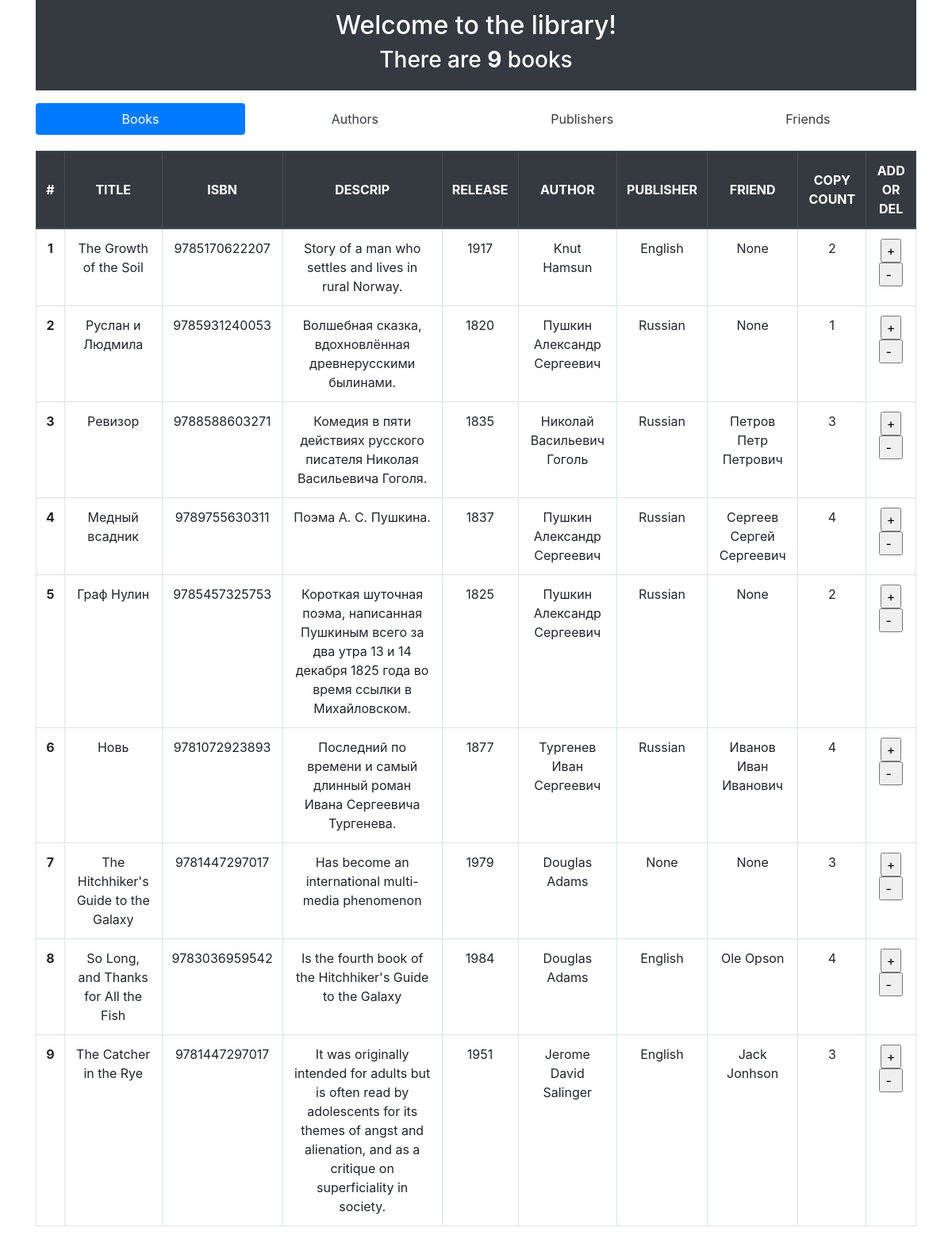
The page / on the database its author committed.
### p_library/models.py (models this page shows)
class Book(models.Model):
    ISBN = models.CharField(max_length=13)
    title = models.TextField()
    description = models.TextField()
    year_release = models.SmallIntegerField()
    copy_count = models.SmallIntegerField(default=1)
    price = models.DecimalField(default=0, max_digits=8, decimal_places=2)
    author = models.ForeignKey(Author, on_delete=models.CASCADE, related_name='authors')
    publisher = models.ForeignKey(Publisher, on_delete=models.SET_NULL, null=True, blank=True, related_name='publishers')
    friend = models.ForeignKey(Friend, on_delete=models.SET_NULL, null=True, blank=True, related_name='friends')
    def __str__(self):
        return self.title

class Author(models.Model):
    full_name = models.TextField()
    birth_year = models.SmallIntegerField()
    country = models.CharField(max_length=2)
    def __str__(self):
        return self.full_name

class Publisher(models.Model):
    name = models.TextField()
    address = models.TextField()
    email = models.EmailField()
    def __str__(self):
        return self.name

class Friend(models.Model):
    full_name = models.TextField()
    phone = models.CharField(max_length=20)
    email = models.EmailField()
    def __str__(self):
        return self.full_name

### p_library/views.py (the view)
# urls.py: path('', views.index),
def index(request):
    template = loader.get_template('index.html')
    books = Book.objects.all()
    lib_data = {
        'title': 'Welcome to the library!',
        'books': books,
    }
    return HttpResponse(template.render(lib_data, request))

### p_library/templates/index.html (shortened to what this page needs)
<!DOCTYPE html>
<html lang="en">
    <head>
        <link rel="stylesheet" href="https://cdn.jsdelivr.net/npm/bootstrap@4.5.3/dist/css/bootstrap.min.css">
    </head>
    <body>
        <div class="container">
            <div class="alert bg-dark text-white text-center rounded-0" role="alert">
                <h2 class="alert-heading">{{ title }}</span><br></h2>
                <h3>There are <strong>{{ books|length }}</strong> books</h3>
            </div>
            <ul class="nav nav-pills nav-fill">
                <li class="nav-item">
                    <a class="nav-link active" href="/">Books</a>
                </li>
                <li class="nav-item">
                    <a class="nav-link text-dark" href="/author/">Authors</a>
                </li>
                <li class="nav-item">
                    <a class="nav-link text-dark" href="/publishers/">Publishers</a>
                </li>
                <li class="nav-item">
                    <a class="nav-link text-dark" href="/friend/">Friends</a>
                </li>
            </ul>
            <table class="table table-hover table-bordered text-center" style="margin-top: 20px;">
                <thead class="thead-dark">
                    <tr>
                        <th scope="col" style="vertical-align: middle">#</th>
                        <th scope="col" style="vertical-align: middle">TITLE</th>
                        <th scope="col" style="vertical-align: middle">ISBN</th>
                        <th scope="col" style="vertical-align: middle">DESCRIP</th>
                        <th scope="col" style="vertical-align: middle">RELEASE</th>
                        <th scope="col" style="vertical-align: middle">AUTHOR</th>
                        <th scope="col" style="vertical-align: middle">PUBLISHER</th>
                        <th scope="col" style="vertical-align: middle">FRIEND</th>
                        <th scope="col" style="vertical-align: middle">COPY COUNT</th>
                        <th scope="col" style="vertical-align: middle">ADD OR DEL</th>
                    </tr>
                </thead>
                <tbody>
                    {% for book in books %}
                        <tr>
                            <th scope="row">{{ forloop.counter }}</th>
                            <td>{{ book }}</td>
                            <td>{{ book.ISBN }}</td>
                            <td>{{ book.description }}</td>
                            <td>{{ book.year_release }}</td>
                            <td>{{ book.author }}</td>
                            <td>{{ book.publisher }}</td>
                            <td>{{ book.friend }}</td>
                            <td>{{ book.copy_count }}</td>
                            <td>
                                <form action="/index/book_increment/" method="post" enctype="multipart/form-data">
                                    <input type="submit" value="+">
                                </form>
                                <form action="/index/book_decrement/" method="post" enctype="multipart/form-data">
                                    <input style="padding-right: 12px;" type="submit" value="-">
                                </form>
                            </td>
                        </tr>
                    {% endfor %}
                </tbody>
            </table>
        </div>
    </body>
</html>

### rows shown on the page
Book: title "The Growth of the Soil", ISBN "9785170622207", description "Story of a man who settles and lives in rural Norway.", year_release "1917", author "Knut Hamsun", publisher "English", friend "None", copy_count "2"
Book: title "Руслан и Людмила", ISBN "9785931240053", description "Волшебная сказка, вдохновлённая древнерусскими былинами.", year_release "1820", author "Пушкин Александр Сергеевич", publisher "Russian", friend "None", copy_count "1"
Book: title "Ревизор", ISBN "9788588603271", description "Комедия в пяти действиях русского писателя Николая Васильевича Гоголя.", year_release "1835", author "Николай Васильевич Гоголь", publisher "Russian", friend "Петров Петр Петрович", copy_count "3"
Book: title "Медный всадник", ISBN "9789755630311", description "Поэма А. С. Пушкина.", year_release "1837", author "Пушкин Александр Сергеевич", publisher "Russian", friend "Сергеев Сергей Сергеевич", copy_count "4"
Book: title "Граф Нулин", ISBN "9785457325753", description "Короткая шуточная поэма, написанная Пушкиным всего за два утра 13 и 14 декабря 1825 года во время ссылки в Михайловском.", year_release "1825", author "Пушкин Александр Сергеевич", publisher "Russian", friend "None", copy_count "2"
Book: title "Новь", ISBN "9781072923893", description "Последний по времени и самый длинный роман Ивана Сергеевича Тургенева.", year_release "1877", author "Тургенев Иван Сергеевич", publisher "Russian", friend "Иванов Иван Иванович", copy_count "4"
Book: title "The Hitchhiker's Guide to the Galaxy", ISBN "9781447297017", description "Has become an international multi-media phenomenon", year_release "1979", author "Douglas Adams", publisher "None", friend "None", copy_count "3"
Book: title "So Long, and Thanks for All the Fish", ISBN "9783036959542", description "Is the fourth book of the Hitchhiker's Guide to the Galaxy", year_release "1984", author "Douglas Adams", publisher "English", friend "Ole Opson", copy_count "4"
Book: title "The Catcher in the Rye", ISBN "9781447297017", description "It was originally intended for adults but is often read by adolescents for its themes of angst and alienation, and as a critique on superficiality in society.", year_release "1951", author "Jerome David Salinger", publisher "English", friend "Jack Jonhson", copy_count "3"

### other values the page prints
{{ title }} "Welcome to the library!"
{{ books|length }} "9"
